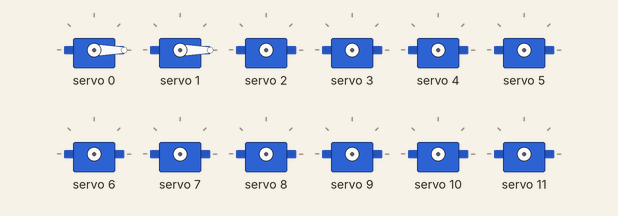
Recording of a sketch running on a simulated Arduino Uno, built with avr-gcc and run on an emulated ATmega328P. Parts: 12 × servo.

Above: at 0.05 s.
At 1.6 s:
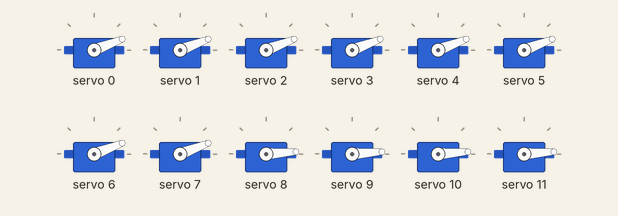
At 3.15 s:
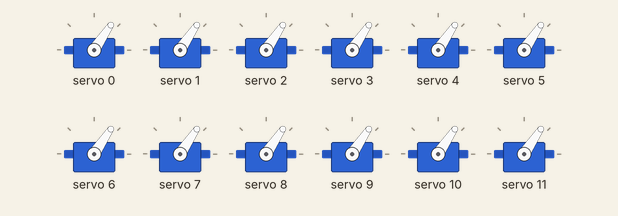
At 4.7 s:
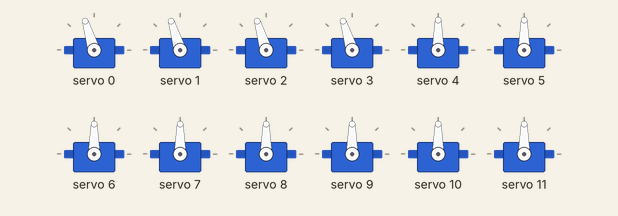
At 6.3 s:
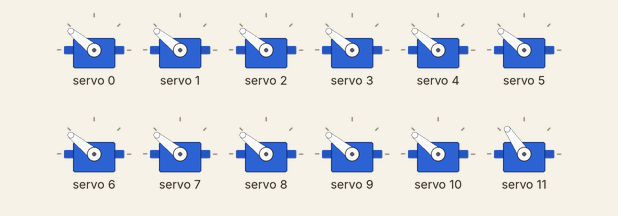
At 13.05 s:
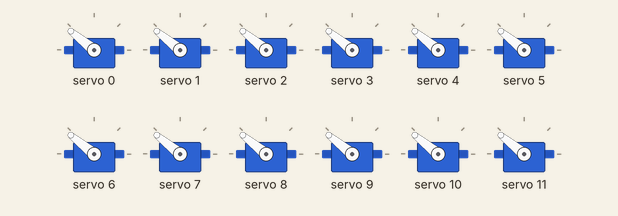
Timing chart, 0 to 17.0 s (numbered marks = the images above):
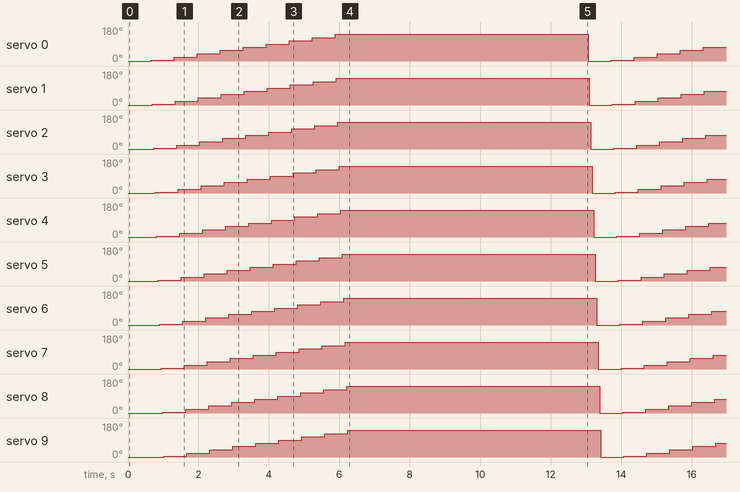

The sketch:

PCA9685_test_2.ino
```cpp
#include <Wire.h>
#include <PCA9685.h>            //PCA9685用ヘッダーファイル（秋月電子通商作成）

PCA9685 pwm1 = PCA9685(0x40);    //PCA9685のアドレス指定（アドレスジャンパ未接続時）
PCA9685 pwm2 = PCA9685(0x42);
PCA9685 pwm3 = PCA9685(0x43);


#define SERVOMIN 102                //最小パルス幅
#define SERVOMAX 492                //最大パルス幅

void setup() {
 pwm1.begin();                   //初期設定 (アドレス0x40用)
 pwm1.setPWMFreq(50);            //frequency of PWM for SG90 (アドレス0x40用)
 pwm2.begin();                   //初期設定 (アドレス0x40用)
 pwm2.setPWMFreq(50);            //frequency of PWM for SG90 (アドレス0x40用)
 pwm3.begin();                   //初期設定 (アドレス0x40用)
 pwm3.setPWMFreq(50);            //frequency of PWM for SG90 (アドレス0x40用)
}

int n=0,m=0;

void loop() {
  n=0,m=0;
  while (n<=180) {
    for(int i=0; i<16; i++){
      servo_write1(i,n);
      delay(40);
    }
    n=n+20 ;
  }
  while (m<=180) {
    for(int i=0; i<16; i++){
      servo_write2(i,m);
      delay(40);
    }
    m=m+20 ;
  }
}

void servo_write1(int ch, int ang){ //動かすサーボチャンネルと角度を指定
  ang = map(ang, 0, 180, SERVOMIN, SERVOMAX); //角度（0～180）をPWMのパルス幅（102～492）に変換
  pwm1.setPWM(ch, 0, ang);
  //delay(1);
}


void servo_write2(int ch, int ang){ //動かすサーボチャンネルと角度を指定
  ang = map(ang, 0, 180, SERVOMIN, SERVOMAX); //角度（0～180）をPWMのパルス幅（102～492）に変換
  pwm2.setPWM(ch, 0, ang);
  //delay(1);
}

void servo_write3(int ch, int ang){ //動かすサーボチャンネルと角度を指定
  ang = map(ang, 0, 180, SERVOMIN, SERVOMAX); //角度（0～180）をPWMのパルス幅（102～492）に変換
  pwm3.setPWM(ch, 0, ang);
  //delay(1);
}
```

Measured:
- by itself, servo 0–11: repeats every 13.1 s: 21° 0.65 s, 39° 0.65 s, 56° 0.65 s, 73° 0.65 s, 90° 0.65 s, 107° 0.65 s, 124° 0.65 s, 141° 7.2 s, 0° 0.65 s, 4° 0.65 s
